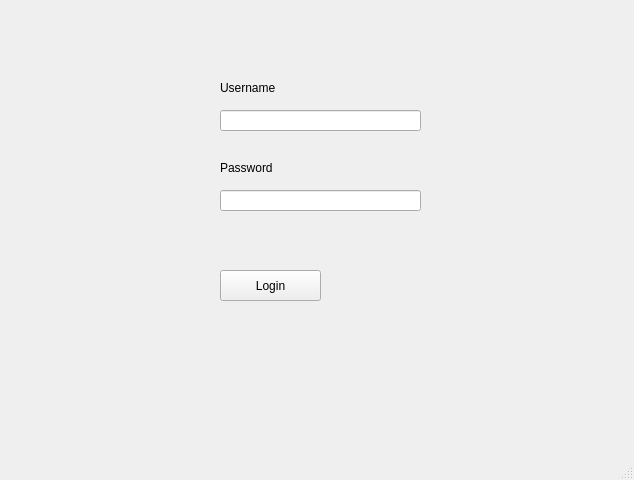
<?xml version="1.0" encoding="UTF-8"?>
<ui version="4.0">
 <class>login</class>
 <widget class="QMainWindow" name="login">
  <property name="geometry">
   <rect>
    <x>0</x>
    <y>0</y>
    <width>634</width>
    <height>480</height>
   </rect>
  </property>
  <property name="windowTitle">
   <string>Ristorante Emilia</string>
  </property>
  <widget class="QWidget" name="centralwidget">
   <widget class="QLabel" name="label">
    <property name="geometry">
     <rect>
      <x>220</x>
      <y>80</y>
      <width>81</width>
      <height>16</height>
     </rect>
    </property>
    <property name="text">
     <string>Username</string>
    </property>
   </widget>
   <widget class="QLabel" name="label_2">
    <property name="geometry">
     <rect>
      <x>220</x>
      <y>160</y>
      <width>81</width>
      <height>16</height>
     </rect>
    </property>
    <property name="text">
     <string>Password</string>
    </property>
   </widget>
   <widget class="QPushButton" name="pushButton">
    <property name="geometry">
     <rect>
      <x>220</x>
      <y>270</y>
      <width>101</width>
      <height>31</height>
     </rect>
    </property>
    <property name="text">
     <string>Login</string>
    </property>
   </widget>
   <widget class="QLineEdit" name="username">
    <property name="geometry">
     <rect>
      <x>220</x>
      <y>110</y>
      <width>201</width>
      <height>21</height>
     </rect>
    </property>
   </widget>
   <widget class="QLineEdit" name="password">
    <property name="geometry">
     <rect>
      <x>220</x>
      <y>190</y>
      <width>201</width>
      <height>21</height>
     </rect>
    </property>
   </widget>
  </widget>
  <widget class="QMenuBar" name="menubar">
   <property name="geometry">
    <rect>
     <x>0</x>
     <y>0</y>
     <width>634</width>
     <height>24</height>
    </rect>
   </property>
  </widget>
  <widget class="QStatusBar" name="statusbar"/>
 </widget>
 <resources/>
 <connections/>
</ui>
